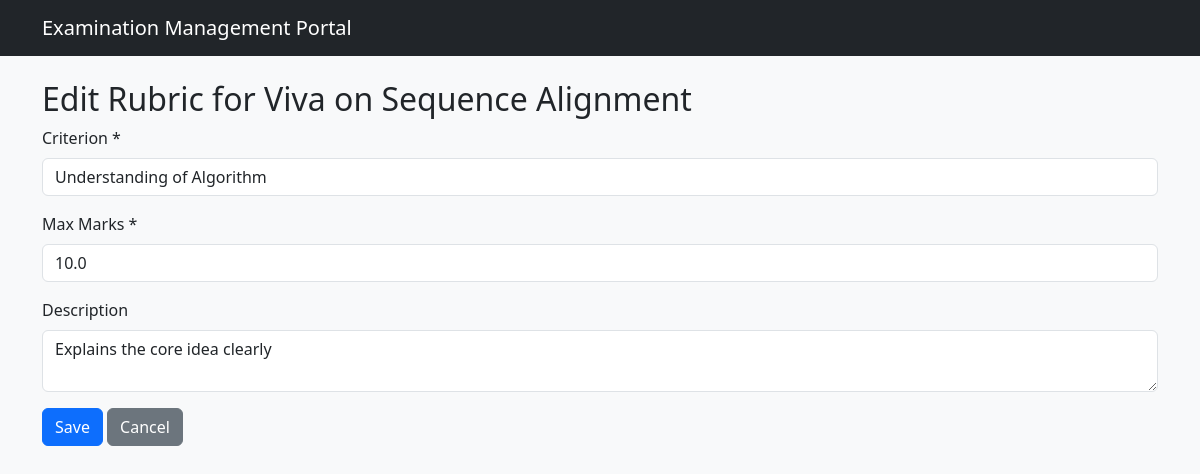
The app's page /admin/rubrics/1/edit (signed in) with its own data.
### models.py (models this page shows)
class Exam(db.Model):
    __tablename__ = 'exams'
    id = db.Column(db.Integer, primary_key=True)
    course_id = db.Column(db.Integer, db.ForeignKey('courses.id'), nullable=False)
    title = db.Column(db.String(150), nullable=False)
    exam_type = db.Column(db.String(30), nullable=False)  # Viva / Practical / Project Demo / Assessment
    status = db.Column(db.String(30), default='Draft')    # Draft / Slot Creation / Booking Open / Closed / Completed
    description = db.Column(db.Text)
    slot_creation_start = db.Column(db.DateTime)
    slot_creation_end   = db.Column(db.DateTime)
    booking_start       = db.Column(db.DateTime)
    booking_end         = db.Column(db.DateTime)
    created_at = db.Column(db.DateTime, default=datetime.utcnow)
    rubrics = db.relationship('Rubric', backref='exam', lazy=True, cascade='all, delete-orphan')
    slots   = db.relationship('Slot', backref='exam', lazy=True)
    bookings = db.relationship('Booking', backref='exam', lazy=True)
    assigned_examiners = db.relationship('ExamExaminer', backref='exam', lazy=True)

class Rubric(db.Model):
    __tablename__ = 'rubrics'
    id = db.Column(db.Integer, primary_key=True)
    exam_id = db.Column(db.Integer, db.ForeignKey('exams.id'), nullable=False)
    criterion = db.Column(db.String(150), nullable=False)
    max_marks = db.Column(db.Float, nullable=False)
    description = db.Column(db.Text)

### routes/admin.py (the view, shortened to what this page needs)
@admin_bp.route('/rubrics/<int:id>/edit', methods=['GET', 'POST'])
@role_required('admin')
def edit_rubric(id):
    rubric = Rubric.query.get_or_404(id)
    return render_template('admin/rubric_form.html', exam=rubric.exam, rubric=rubric)

### app.py (called while the page is built)
@login_manager.user_loader
def load_user(user_id):
    return User.query.get(int(user_id))

### templates/admin/rubric_form.html (shortened to what this page needs)
{% extends "base.html" %}
{% block content %}
<h2>{{ 'Edit' if rubric else 'Add' }} Rubric for {{ exam.title }}</h2>
<form method="POST">
  <div class="mb-3">
    <label class="form-label">Criterion *</label>
    <input type="text" name="criterion" class="form-control" value="{{ rubric.criterion if rubric else '' }}" required>
  </div>
  <div class="mb-3">
    <label class="form-label">Max Marks *</label>
    <input type="number" step="0.5" name="max_marks" class="form-control" value="{{ rubric.max_marks if rubric else '' }}" required>
  </div>
  <div class="mb-3">
    <label class="form-label">Description</label>
    <textarea name="description" class="form-control" rows="2">{{ rubric.description if rubric else '' }}</textarea>
  </div>
  <button type="submit" class="btn btn-primary">Save</button>
  <a href="{{ url_for('admin.rubrics', exam_id=exam.id) }}" class="btn btn-secondary">Cancel</a>
</form>
{% endblock %}

### records on screen
Exam: title "Viva on Sequence Alignment"
Rubric: criterion "Understanding of Algorithm", max_marks "10.0", description "Explains the core idea clearly"

### other values on screen
{{ 'Edit' if rubric else 'Add' }} "Edit"
